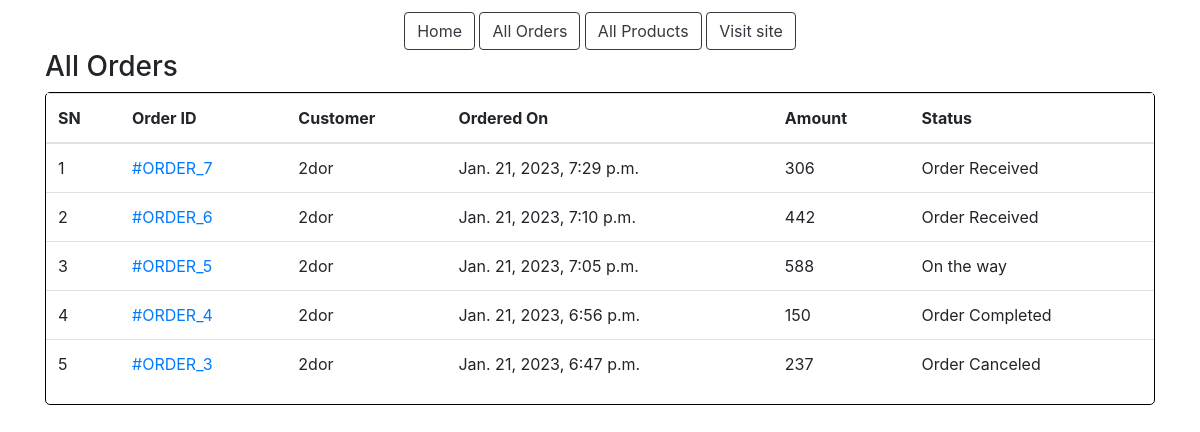
/admin-all-orders/ (signed in), run on an earlier commit of the app's database.
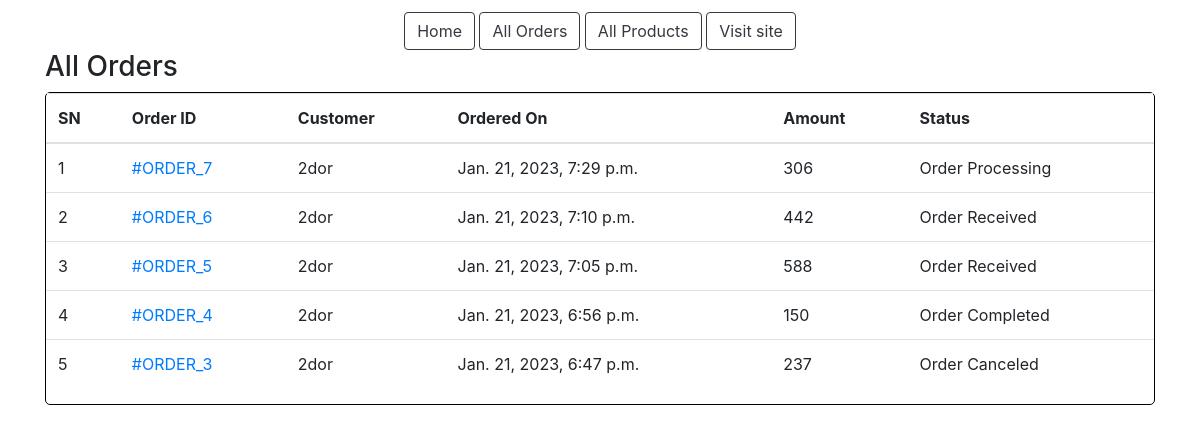
And on a later commit of the database.
### ecomm/models.py (models this page shows, shortened)
class Order(models.Model):
	cart = models.OneToOneField(Cart, on_delete=models.CASCADE)
	ordered_by = models.CharField(max_length=200)
	shipping_address = models.CharField(max_length=200)
	mobile = models.CharField(max_length=10)
	email = models.EmailField(null=True, blank=True)
	total = models.PositiveIntegerField()
	subtotal = models.PositiveIntegerField()
	created_at = models.DateTimeField(auto_now_add=True)
	order_status = models.CharField(max_length=50, choices=ORDER_STATUS)
	payment_method = models.CharField(
		max_length=20, choices=METHOD, default="Cash On Delivery")
	payment_completed = models.BooleanField(
		default=False, null=True, blank=True)

### ecomm/views.py (the view)
# urls.py: path("admin-all-orders/", AdminOrderListView.as_view(), name="adminorderlist"),
class AdminOrderListView(AdminRequiredMixin, ListView):
	template_name = "adminpages/adminorderlist.html"
	queryset = Order.objects.all().order_by("-id")
	context_object_name = "allorders"

### ecomm/views.py (called while the page is built)
	def dispatch(self, request, *args, **kwargs):
		if request.user.is_authenticated and Admin.objects.filter(user=request.user).exists():
			pass
		else:
			return redirect('/login/?next=profile/')
		return super().dispatch(request, *args, **kwargs)

### templates/adminpages/adminorderlist.html (shortened to what this page needs)
{% extends 'adminpages/adminbase.html' %}
{% block content %}
<div class="container">
    <div class="row">
        <div class="col-md-12">
            <h3>All Orders</h3>
            <div class="cart-row" style="border: 1px solid black; border-radius:5px;">
            <table class="table" >
                <thead>
                    <tr>
                        <th>SN</th>
                        <th>Order ID </th>
                        <th>Customer</th>
                        <th>Ordered On</th>
                        <th>Amount</th>
                        <th>Status</th>
                    </tr>
                </thead>
                <tbody>
                    {% for order in allorders %}
                    <tr>
                        <td>{{forloop.counter}}</td>
                        <td><a href="{% url 'ecomm:adminorderdetail' order.id %}">#ORDER_{{order.id}}</a></td>
                        <td>{{order.ordered_by}}</td>
                        <td>{{order.created_at}}</td>
                        <td>{{order.total}}</td>
                        <td>{{order.order_status}}</td>
                    </tr>
                    {% endfor %}
                </tbody>
            </table>
        </div>
        </div>
    </div>
</div>
{% endblock %}

What changed in the data, as far as the page shows it:
changed Order id 7: order_status "Order Received" → "Order Processing"
changed Order "Jan. 21, 2023, 7:05 p.m.": order_status "On the way" → "Order Received"
